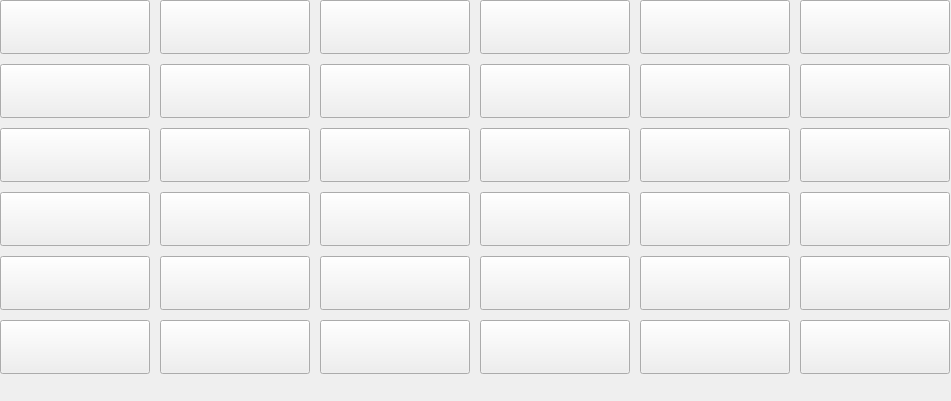
     <widget class="QWidget" name="widget" native="true">
      <property name="geometry">
       <rect>
        <x>25</x>
        <y>225</y>
        <width>951</width>
        <height>401</height>
       </rect>
      </property>
      <layout class="QGridLayout" name="gridLayout">
       <property name="leftMargin">
        <number>0</number>
       </property>
       <property name="topMargin">
        <number>0</number>
       </property>
       <property name="rightMargin">
        <number>0</number>
       </property>
       <property name="bottomMargin">
        <number>0</number>
       </property>
       <property name="spacing">
        <number>10</number>
       </property>
       <item row="0" column="1">
        <widget class="toolTipBtn" name="assay_btn_2">
         <property name="minimumSize">
          <size>
           <width>150</width>
           <height>54</height>
          </size>
         </property>
         <property name="maximumSize">
          <size>
           <width>150</width>
           <height>54</height>
          </size>
         </property>
         <property name="text">
          <string/>
         </property>
         <property name="buttons" stdset="0">
          <string notr="true">flat_button_no_border</string>
         </property>
        </widget>
       </item>
       <item row="0" column="4">
        <widget class="toolTipBtn" name="assay_btn_5">
         <property name="minimumSize">
          <size>
           <width>150</width>
           <height>54</height>
          </size>
         </property>
         <property name="maximumSize">
          <size>
           <width>150</width>
           <height>54</height>
          </size>
         </property>
         <property name="text">
          <string/>
         </property>
         <property name="buttons" stdset="0">
          <string notr="true">flat_button_no_border</string>
         </property>
        </widget>
       </item>
       <item row="0" column="0">
        <widget class="toolTipBtn" name="assay_btn_1">
         <property name="minimumSize">
          <size>
           <width>150</width>
           <height>54</height>
          </size>
         </property>
         <property name="maximumSize">
          <size>
           <width>150</width>
           <height>54</height>
          </size>
         </property>
         <property name="text">
          <string/>
         </property>
         <property name="buttons" stdset="0">
          <string notr="true">flat_button_no_border</string>
         </property>
        </widget>
       </item>
       <item row="0" column="3">
        <widget class="toolTipBtn" name="assay_btn_4">
         <property name="minimumSize">
          <size>
           <width>150</width>
           <height>54</height>
          </size>
         </property>
         <property name="maximumSize">
          <size>
           <width>150</width>
           <height>54</height>
          </size>
         </property>
         <property name="text">
          <string/>
         </property>
         <property name="buttons" stdset="0">
          <string notr="true">flat_button_no_border</string>
         </property>
        </widget>
       </item>
       <item row="0" column="2">
        <widget class="toolTipBtn" name="assay_btn_3">
         <property name="minimumSize">
          <size>
           <width>150</width>
           <height>54</height>
          </size>
         </property>
         <property name="maximumSize">
          <size>
           <width>150</width>
           <height>54</height>
          </size>
         </property>
         <property name="text">
          <string/>
         </property>
         <property name="buttons" stdset="0">
          <string notr="true">flat_button_no_border</string>
         </property>
        </widget>
       </item>
       <item row="6" column="2">
        <spacer name="verticalSpacer">
         <property name="orientation">
          <enum>Qt::Vertical</enum>
         </property>
         <property name="sizeHint" stdset="0">
          <size>
           <width>20</width>
           <height>40</height>
          </size>
         </property>
        </spacer>
       </item>
       <item row="0" column="5">
        <widget class="toolTipBtn" name="assay_btn_6">
         <property name="minimumSize">
          <size>
           <width>150</width>
           <height>54</height>
          </size>
         </property>
         <property name="maximumSize">
          <size>
           <width>150</width>
           <height>54</height>
          </size>
         </property>
         <property name="text">
          <string/>
         </property>
         <property name="buttons" stdset="0">
          <string notr="true">flat_button_no_border</string>
         </property>
        </widget>
       </item>
       <item row="1" column="0">
        <widget class="toolTipBtn" name="assay_btn_7">
         <property name="minimumSize">
          <size>
           <width>150</width>
           <height>54</height>
          </size>
         </property>
         <property name="maximumSize">
          <size>
           <width>150</width>
           <height>54</height>
          </size>
         </property>
         <property name="text">
          <string/>
         </property>
         <property name="buttons" stdset="0">
          <string notr="true">flat_button_no_border</string>
         </property>
        </widget>
       </item>
       <item row="1" column="1">
        <widget class="toolTipBtn" name="assay_btn_8">
         <property name="minimumSize">
          <size>
           <width>150</width>
           <height>54</height>
          </size>
         </property>
         <property name="maximumSize">
          <size>
           <width>150</width>
           <height>54</height>
          </size>
         </property>
         <property name="text">
          <string/>
         </property>
         <property name="buttons" stdset="0">
          <string notr="true">flat_button_no_border</string>
         </property>
        </widget>
       </item>
       <item row="1" column="2">
        <widget class="toolTipBtn" name="assay_btn_9">
         <property name="minimumSize">
          <size>
           <width>150</width>
           <height>54</height>
          </size>
         </property>
         <property name="maximumSize">
          <size>
           <width>150</width>
           <height>54</height>
          </size>
         </property>
         <property name="text">
          <string/>
         </property>
         <property name="buttons" stdset="0">
          <string notr="true">flat_button_no_border</string>
         </property>
        </widget>
       </item>
       <item row="1" column="3">
        <widget class="toolTipBtn" name="assay_btn_10">
         <property name="minimumSize">
          <size>
           <width>150</width>
           <height>54</height>
          </size>
         </property>
         <property name="maximumSize">
          <size>
           <width>150</width>
           <height>54</height>
          </size>
         </property>
         <property name="text">
          <string/>
         </property>
         <property name="buttons" stdset="0">
          <string notr="true">flat_button_no_border</string>
         </property>
        </widget>
       </item>
       <item row="1" column="4">
        <widget class="toolTipBtn" name="assay_btn_11">
         <property name="minimumSize">
          <size>
           <width>150</width>
           <height>54</height>
          </size>
         </property>
         <property name="maximumSize">
          <size>
           <width>150</width>
           <height>54</height>
          </size>
         </property>
         <property name="text">
          <string/>
         </property>
         <property name="buttons" stdset="0">
          <string notr="true">flat_button_no_border</string>
         </property>
        </widget>
       </item>
       <item row="1" column="5">
        <widget class="toolTipBtn" name="assay_btn_12">
         <property name="minimumSize">
          <size>
           <width>150</width>
           <height>54</height>
          </size>
         </property>
         <property name="maximumSize">
          <size>
           <width>150</width>
           <height>54</height>
          </size>
         </property>
         <property name="text">
          <string/>
         </property>
         <property name="buttons" stdset="0">
          <string notr="true">flat_button_no_border</string>
         </property>
        </widget>
       </item>
       <item row="2" column="0">
        <widget class="toolTipBtn" name="assay_btn_13">
         <property name="minimumSize">
          <size>
           <width>150</width>
           <height>54</height>
          </size>
         </property>
         <property name="maximumSize">
          <size>
           <width>150</width>
           <height>54</height>
          </size>
         </property>
         <property name="text">
          <string/>
         </property>
         <property name="buttons" stdset="0">
          <string notr="true">flat_button_no_border</string>
         </property>
        </widget>
       </item>
       <item row="2" column="1">
        <widget class="toolTipBtn" name="assay_btn_14">
         <property name="minimumSize">
          <size>
           <width>150</width>
           <height>54</height>
          </size>
         </property>
         <property name="maximumSize">
          <size>
           <width>150</width>
           <height>54</height>
          </size>
         </property>
         <property name="text">
          <string/>
         </property>
         <property name="buttons" stdset="0">
          <string notr="true">flat_button_no_border</string>
         </property>
        </widget>
       </item>
       <item row="2" column="2">
        <widget class="toolTipBtn" name="assay_btn_15">
         <property name="minimumSize">
          <size>
           <width>150</width>
           <height>54</height>
          </size>
         </property>
         <property name="maximumSize">
          <size>
           <width>150</width>
           <height>54</height>
          </size>
         </property>
         <property name="text">
          <string/>
         </property>
         <property name="buttons" stdset="0">
          <string notr="true">flat_button_no_border</string>
         </property>
        </widget>
       </item>
       <item row="2" column="3">
        <widget class="toolTipBtn" name="assay_btn_16">
         <property name="minimumSize">
          <size>
           <width>150</width>
           <height>54</height>
          </size>
         </property>
         <property name="maximumSize">
          <size>
           <width>150</width>
           <height>54</height>
          </size>
         </property>
         <property name="text">
          <string/>
         </property>
         <property name="buttons" stdset="0">
          <string notr="true">flat_button_no_border</string>
         </property>
        </widget>
       </item>
       <item row="2" column="4">
        <widget class="toolTipBtn" name="assay_btn_17">
         <property name="minimumSize">
          <size>
           <width>150</width>
           <height>54</height>
          </size>
         </property>
         <property name="maximumSize">
          <size>
           <width>150</width>
           <height>54</height>
          </size>
         </property>
         <property name="text">
          <string/>
         </property>
         <property name="buttons" stdset="0">
          <string notr="true">flat_button_no_border</string>
         </property>
        </widget>
       </item>
       <item row="2" column="5">
        <widget class="toolTipBtn" name="assay_btn_18">
         <property name="minimumSize">
          <size>
           <width>150</width>
           <height>54</height>
          </size>
         </property>
         <property name="maximumSize">
          <size>
           <width>150</width>
           <height>54</height>
          </size>
         </property>
         <property name="text">
          <string/>
         </property>
         <property name="buttons" stdset="0">
          <string notr="true">flat_button_no_border</string>
         </property>
        </widget>
       </item>
       <item row="3" column="0">
        <widget class="toolTipBtn" name="assay_btn_19">
         <property name="minimumSize">
          <size>
           <width>150</width>
           <height>54</height>
          </size>
         </property>
         <property name="maximumSize">
          <size>
           <width>150</width>
           <height>54</height>
          </size>
         </property>
         <property name="text">
          <string/>
         </property>
         <property name="buttons" stdset="0">
          <string notr="true">flat_button_no_border</string>
         </property>
        </widget>
       </item>
       <item row="3" column="1">
        <widget class="toolTipBtn" name="assay_btn_20">
         <property name="minimumSize">
          <size>
           <width>150</width>
           <height>54</height>
          </size>
         </property>
         <property name="maximumSize">
          <size>
           <width>150</width>
           <height>54</height>
          </size>
         </property>
         <property name="text">
          <string/>
         </property>
         <property name="buttons" stdset="0">
          <string notr="true">flat_button_no_border</string>
         </property>
        </widget>
       </item>
       <item row="3" column="2">
        <widget class="toolTipBtn" name="assay_btn_21">
         <property name="minimumSize">
          <size>
           <width>150</width>
           <height>54</height>
          </size>
         </property>
         <property name="maximumSize">
          <size>
           <width>150</width>
           <height>54</height>
          </size>
         </property>
         <property name="text">
          <string/>
         </property>
         <property name="buttons" stdset="0">
          <string notr="true">flat_button_no_border</string>
         </property>
        </widget>
       </item>
       <item row="3" column="3">
        <widget class="toolTipBtn" name="assay_btn_22">
         <property name="minimumSize">
          <size>
           <width>150</width>
           <height>54</height>
          </size>
         </property>
         <property name="maximumSize">
          <size>
           <width>150</width>
           <height>54</height>
          </size>
         </property>
         <property name="text">
          <string/>
         </property>
         <property name="buttons" stdset="0">
          <string notr="true">flat_button_no_border</string>
         </property>
        </widget>
       </item>
       <item row="3" column="4">
        <widget class="toolTipBtn" name="assay_btn_23">
         <property name="minimumSize">
          <size>
           <width>150</width>
           <height>54</height>
          </size>
         </property>
         <property name="maximumSize">
          <size>
           <width>150</width>
           <height>54</height>
          </size>
         </property>
         <property name="text">
          <string/>
         </property>
         <property name="buttons" stdset="0">
          <string notr="true">flat_button_no_border</string>
         </property>
        </widget>
       </item>
       <item row="3" column="5">
        <widget class="toolTipBtn" name="assay_btn_24">
         <property name="minimumSize">
          <size>
           <width>150</width>
           <height>54</height>
          </size>
         </property>
         <property name="maximumSize">
          <size>
           <width>150</width>
           <height>54</height>
          </size>
         </property>
         <property name="text">
          <string/>
         </property>
         <property name="buttons" stdset="0">
          <string notr="true">flat_button_no_border</string>
         </property>
        </widget>
       </item>
       <item row="4" column="0">
        <widget class="toolTipBtn" name="assay_btn_25">
         <property name="minimumSize">
          <size>
           <width>150</width>
           <height>54</height>
          </size>
         </property>
         <property name="maximumSize">
          <size>
           <width>150</width>
           <height>54</height>
          </size>
         </property>
         <property name="text">
          <string/>
         </property>
         <property name="buttons" stdset="0">
          <string notr="true">flat_button_no_border</string>
         </property>
        </widget>
       </item>
       <item row="4" column="1">
        <widget class="toolTipBtn" name="assay_btn_26">
         <property name="minimumSize">
          <size>
           <width>150</width>
           <height>54</height>
          </size>
         </property>
         <property name="maximumSize">
          <size>
           <width>150</width>
           <height>54</height>
          </size>
         </property>
         <property name="text">
          <string/>
         </property>
         <property name="buttons" stdset="0">
          <string notr="true">flat_button_no_border</string>
         </property>
        </widget>
       </item>
       <item row="4" column="2">
        <widget class="toolTipBtn" name="assay_btn_27">
         <property name="minimumSize">
          <size>
           <width>150</width>
           <height>54</height>
          </size>
         </property>
         <property name="maximumSize">
          <size>
           <width>150</width>
           <height>54</height>
          </size>
         </property>
         <property name="text">
          <string/>
         </property>
         <property name="buttons" stdset="0">
          <string notr="true">flat_button_no_border</string>
         </property>
        </widget>
       </item>
       <item row="4" column="3">
        <widget class="toolTipBtn" name="assay_btn_28">
         <property name="minimumSize">
          <size>
           <width>150</width>
           <height>54</height>
          </size>
         </property>
         <property name="maximumSize">
          <size>
           <width>150</width>
           <height>54</height>
          </size>
         </property>
         <property name="text">
          <string/>
         </property>
         <property name="buttons" stdset="0">
          <string notr="true">flat_button_no_border</string>
         </property>
        </widget>
       </item>
       <item row="4" column="4">
        <widget class="toolTipBtn" name="assay_btn_29">
         <property name="minimumSize">
          <size>
           <width>150</width>
           <height>54</height>
          </size>
         </property>
         <property name="maximumSize">
          <size>
           <width>150</width>
           <height>54</height>
          </size>
         </property>
         <property name="text">
          <string/>
         </property>
         <property name="buttons" stdset="0">
          <string notr="true">flat_button_no_border</string>
         </property>
        </widget>
       </item>
       <item row="4" column="5">
        <widget class="toolTipBtn" name="assay_btn_30">
         <property name="minimumSize">
          <size>
           <width>150</width>
           <height>54</height>
          </size>
         </property>
         <property name="maximumSize">
          <size>
           <width>150</width>
           <height>54</height>
          </size>
         </property>
         <property name="text">
          <string/>
         </property>
         <property name="buttons" stdset="0">
          <string notr="true">flat_button_no_border</string>
         </property>
        </widget>
       </item>
       <item row="5" column="0">
        <widget class="toolTipBtn" name="assay_btn_31">
         <property name="minimumSize">
          <size>
           <width>150</width>
           <height>54</height>
          </size>
         </property>
         <property name="maximumSize">
          <size>
           <width>150</width>
           <height>54</height>
          </size>
         </property>
         <property name="text">
          <string/>
         </property>
         <property name="buttons" stdset="0">
          <string notr="true">flat_button_no_border</string>
         </property>
        </widget>
       </item>
       <item row="5" column="1">
        <widget class="toolTipBtn" name="assay_btn_32">
         <property name="minimumSize">
          <size>
           <width>150</width>
           <height>54</height>
          </size>
         </property>
         <property name="maximumSize">
          <size>
           <width>150</width>
           <height>54</height>
          </size>
         </property>
         <property name="text">
          <string/>
         </property>
         <property name="buttons" stdset="0">
          <string notr="true">flat_button_no_border</string>
         </property>
        </widget>
       </item>
       <item row="5" column="2">
        <widget class="toolTipBtn" name="assay_btn_33">
         <property name="minimumSize">
          <size>
           <width>150</width>
           <height>54</height>
          </size>
         </property>
         <property name="maximumSize">
          <size>
           <width>150</width>
           <height>54</height>
          </size>
         </property>
         <property name="text">
          <string/>
         </property>
         <property name="buttons" stdset="0">
          <string notr="true">flat_button_no_border</string>
         </property>
        </widget>
       </item>
       <item row="5" column="4">
        <widget class="toolTipBtn" name="assay_btn_35">
         <property name="minimumSize">
          <size>
           <width>150</width>
           <height>54</height>
          </size>
         </property>
         <property name="maximumSize">
          <size>
           <width>150</width>
           <height>54</height>
          </size>
         </property>
         <property name="text">
          <string/>
         </property>
         <property name="buttons" stdset="0">
          <string notr="true">flat_button_no_border</string>
         </property>
        </widget>
       </item>
       <item row="5" column="3">
        <widget class="toolTipBtn" name="assay_btn_34">
         <property name="minimumSize">
          <size>
           <width>150</width>
           <height>54</height>
          </size>
         </property>
         <property name="maximumSize">
          <size>
           <width>150</width>
           <height>54</height>
          </size>
         </property>
         <property name="text">
          <string/>
         </property>
         <property name="buttons" stdset="0">
          <string notr="true">flat_button_no_border</string>
         </property>
        </widget>
       </item>
       <item row="5" column="5">
        <widget class="toolTipBtn" name="assay_btn_36">
         <property name="minimumSize">
          <size>
           <width>150</width>
           <height>54</height>
          </size>
         </property>
         <property name="maximumSize">
          <size>
           <width>150</width>
           <height>54</height>
          </size>
         </property>
         <property name="text">
          <string/>
         </property>
         <property name="buttons" stdset="0">
          <string notr="true">flat_button_no_border</string>
         </property>
        </widget>
       </item>
      </layout>
     </widget>
